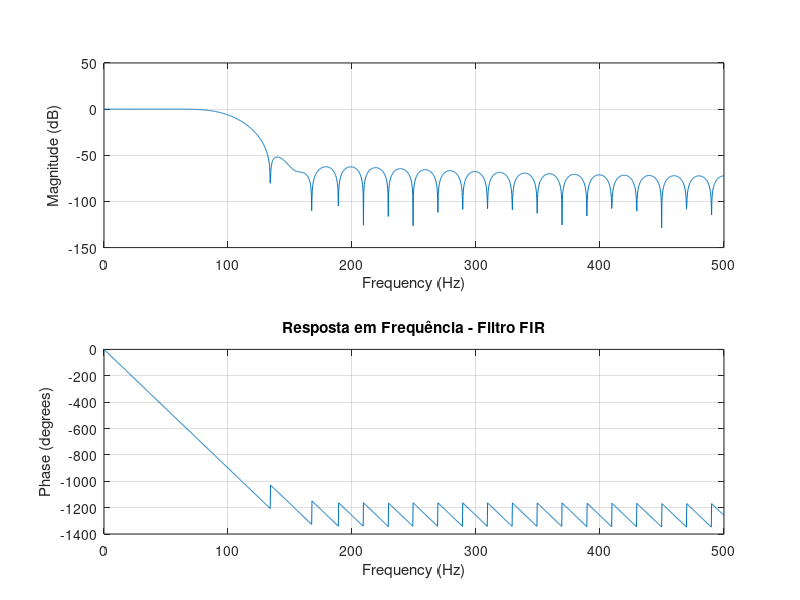
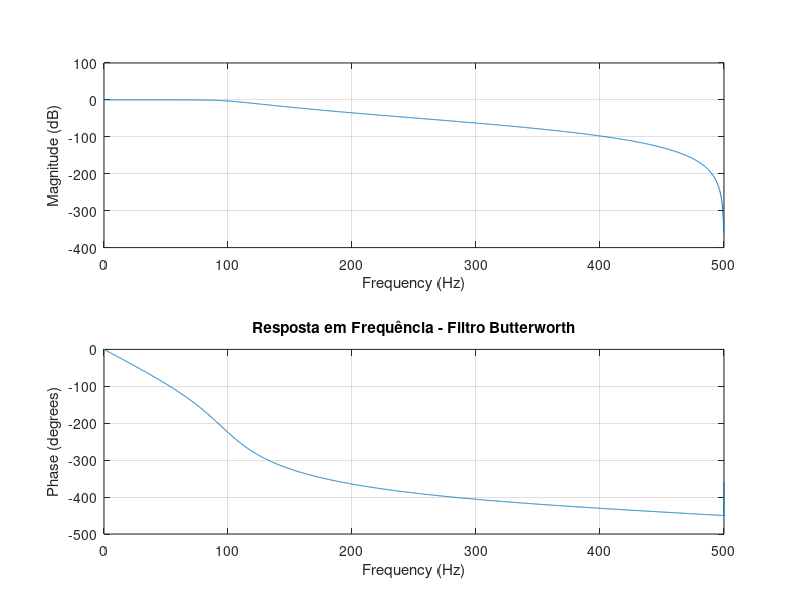
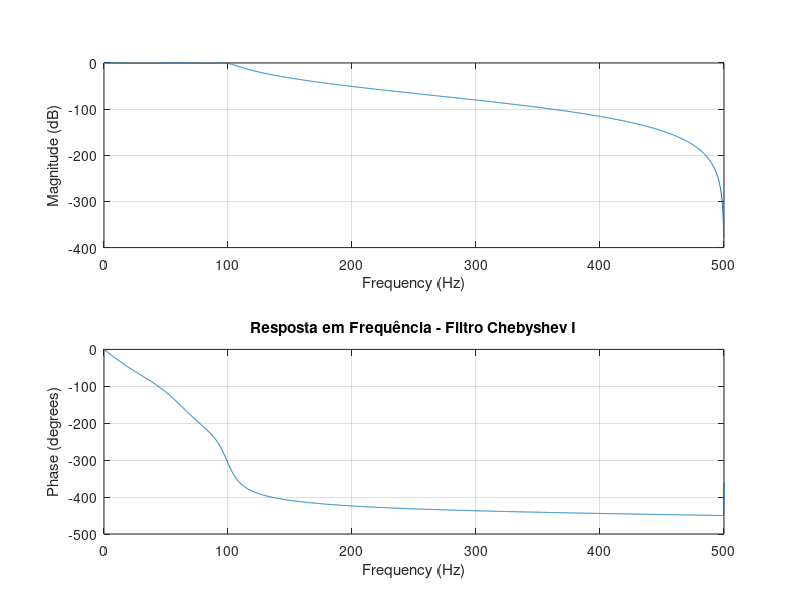
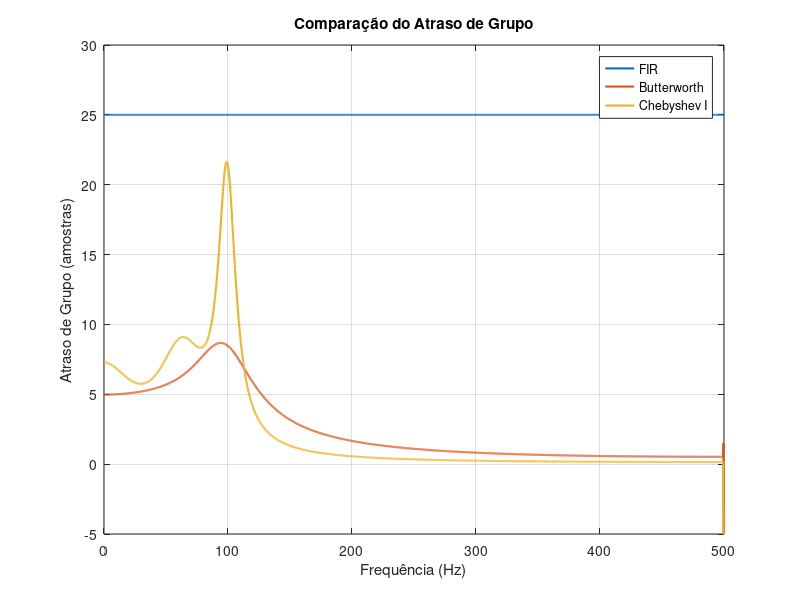

Write MATLAB code to recreate these figures, in order.
  pkg load signal

% ----------------------------------------------------------
% Parâmetros
% ----------------------------------------------------------
Fs = 1000;      % Frequência de amostragem (Hz)
fc = 100;       % Frequência de corte (Hz)

% ----------------------------------------------------------
% Filtro FIR
% ----------------------------------------------------------
ordem_FIR = 50;
b_fir = fir1(ordem_FIR, fc/(Fs/2), "low");

% ----------------------------------------------------------
% Filtro IIR Butterworth
% ----------------------------------------------------------
ordem_butter = 5;
[b_butter,a_butter] = butter(ordem_butter, fc/(Fs/2));

% ----------------------------------------------------------
% Filtro IIR Chebyshev Tipo I
% ----------------------------------------------------------
ordem_cheby = 5;
ripple = 1; % dB

[b_cheby,a_cheby] = cheby1(ordem_cheby, ripple, fc/(Fs/2));

% ----------------------------------------------------------
% Cálculo do atraso de grupo
% ----------------------------------------------------------
[gd_fir,f] = grpdelay(b_fir,1,2048,Fs);
[gd_butter,~] = grpdelay(b_butter,a_butter,2048,Fs);
[gd_cheby,~] = grpdelay(b_cheby,a_cheby,2048,Fs);

% ----------------------------------------------------------
% Resposta em magnitude
% ----------------------------------------------------------
figure;

freqz(b_fir,1,2048,Fs);
title('Resposta em Frequência - Filtro FIR');

figure;

freqz(b_butter,a_butter,2048,Fs);
title('Resposta em Frequência - Filtro Butterworth');

figure;

freqz(b_cheby,a_cheby,2048,Fs);
title('Resposta em Frequência - Filtro Chebyshev I');

% ----------------------------------------------------------
% Comparação do atraso de grupo
% ----------------------------------------------------------
figure;

plot(f,gd_fir,'LineWidth',1.5);
hold on;

plot(f,gd_butter,'LineWidth',1.5);

plot(f,gd_cheby,'LineWidth',1.5);

grid on;

title('Comparação do Atraso de Grupo');
xlabel('Frequência (Hz)');
ylabel('Atraso de Grupo (amostras)');

legend('FIR','Butterworth','Chebyshev I');

% ----------------------------------------------------------
% Valores médios na banda passante
% ----------------------------------------------------------
indice = find(f <= fc);

media_fir = mean(gd_fir(indice));
media_butter = mean(gd_butter(indice));
media_cheby = mean(gd_cheby(indice));

fprintf('\nAtraso médio na banda passante:\n');
fprintf('FIR: %.2f amostras\n', media_fir);
fprintf('Butterworth: %.2f amostras\n', media_butter);
fprintf('Chebyshev I: %.2f amostras\n', media_cheby);
